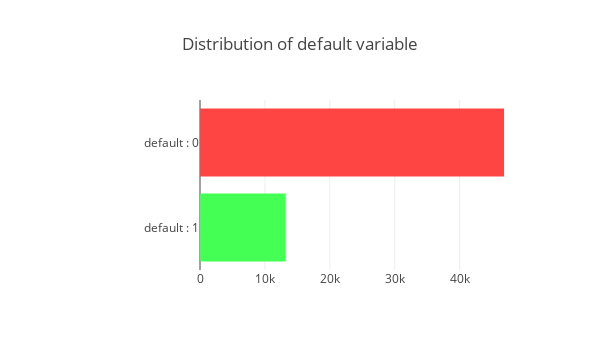

Notebook code cell kept with this figure:
### Code cell
# Target Variable Distribution 
init_notebook_mode(connected=True)
bar_hor(app_train, "default", "Distribution of default variable" , ["#44ff54", '#ff4444'], h=350, w=600, lm=200, xlb = ['default : 1','default : 0'])

### Figure 1 — Plotly figure (JSON) as saved in the notebook; plotly's stock layout.template omitted (floating-point values rounded to 4 significant figures)
{"data": [{"marker": {"color": ["#44ff54", "#ff4444"]}, "orientation": "h", "type": "bar", "uid": "d4fe7510-d1b6-11e8-bf4f-7440bb220e36", "x": [13184, 46837], "y": ["default : 1", "default : 0"]}], "layout": {"height": 350, "margin": {"l": 200}, "title": "Distribution of default variable", "width": 600}}
